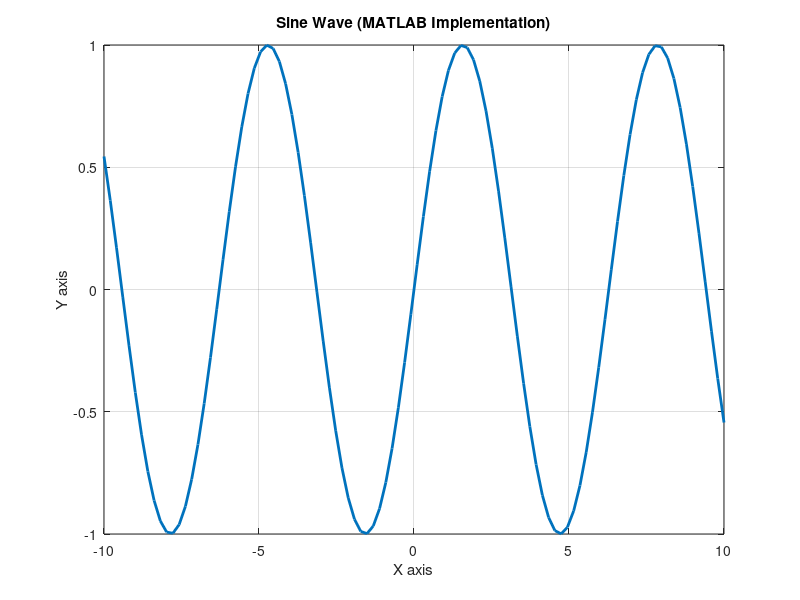

Source code (MATLAB):
function result = simple_plot(x_min, x_max, num_points)
    % SIMPLE_PLOT Creates a simple sine wave plot
    %   result = SIMPLE_PLOT(x_min, x_max, num_points) creates a plot of sin(x)
    %   with x ranging from x_min to x_max with num_points points
    
    % Set default parameters if not provided
    if nargin < 1, x_min = -10; end
    if nargin < 2, x_max = 10; end
    if nargin < 3, num_points = 100; end
    
    % Generate data
    x = linspace(x_min, x_max, num_points);
    y = sin(x);
    
    % Create plot
    figure('Visible', 'off');  % Create invisible figure (for web app)
    plot(x, y, 'LineWidth', 2);
    title('Sine Wave (MATLAB Implementation)');
    xlabel('X axis');
    ylabel('Y axis');
    grid on;
    
    % Return result (not used in this case as plot is returned via Python bridge)
    result = struct('status', 'success');
end 